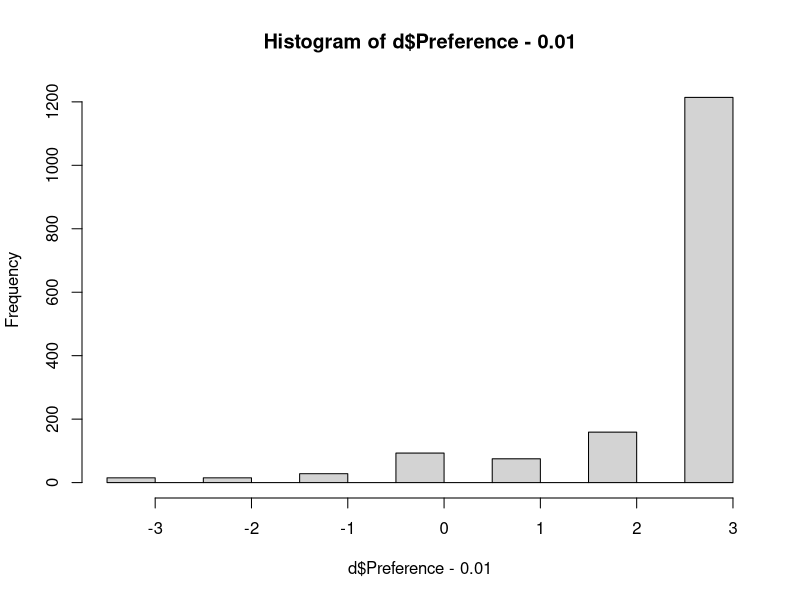

The R script that drew this image: (Note: this script raises an error after producing the figure.)
# Packages you might need
library(lme4)
library(lmerTest)
library(car)

#################################################################
# Dataset
#################################################################

# To see all of the text below, remember to use the "wrap lines" option in the Preferences.

# DATA
# "zoo540_images_2023.csv" contains the data relevant to landscape preference. Each respondent (n = 402) viewed & stated their preference for four images - one respondent (R_1EnpXMq6Eq1QHi8) skipped their first image, thus one row is missing (total rows 402 x 4 - 1 = 1607). 

# ResponseId is an identifier for each survey participant 
# Image_Set is the image set used in the survey (1, 2, or 3)
# Image is the image within the image set (1, 2, 3, or 4)
# Location identifies where the photo was taken. Each location has an RCP 4.5 & an RCP 8.5 edit
# Preference is the preference for one scene over the other (-3 to 3), with -3 indicating strong preference for projection and 3 indicating strong preference for current scene (2022)
# RCP is the climate scenario the edited image represents
# Scenic is whether the image contains additional scenic elements (e.g. mountain vista, geyser)

# MR1_Experience are factor scores relating to experiences (Exploratory factor analysis with varimax rotation).
# MR2_Access are factor scores relating to access
# MR3_Engagement are factor scores relating to engagement

# read raw data
d.raw <- read.csv(file="Zoo540_PS8_images_2023.csv", header=T)
summary(d.raw)

# two respondents skipped the section relevant for factor scores. these responses could be excluded. 
d <- d.raw[d.raw$ResponseId != "R_814YmULtWKDPVZL" & d.raw$ResponseId != "R_jzqdqU1bYiXy42w",]

# More or less useful transformations for 1) scenic column, and 2) creating preference groups
d$Scenic <- ifelse(d$Scenic == "N", 0, 1)
d$Preference.Simple <- ifelse(d$Preference < 0, "Future", 
                              ifelse(d$Preference > 0, "Present", "None"))

# convert to factors
d$ResponseId <- as.factor(d$ResponseId)
d$Image.Set <- as.factor(d$Image.Set)
d$Image <- as.factor(d$Image)
d$Location <- as.factor(d$Location)
d$RCP <- as.factor(d$RCP)
d$Scenic <- as.factor(d$Scenic)
d$Preference.Simple <- as.factor(d$Preference.Simple)

summary(d)
# Questions: 
# 1) Do RCP and Scenic Elements affect visitor preference for future landscapes? 
# 2) Do factor scores affect visitor preference? 

########################################################################
# visualizations
########################################################################
aggregate(ResponseId ~ Preference, data = d, FUN = length)
hist(d$Preference-.01)

MR1 <- log()

library(tidyverse)

#Just checking some visuals 
par(mfrow = c(1,1))
hist((d$MR1.Experience))
hist((d$MR2.Access))
hist((d$MR3.Engagement))

#hist(sqrt(d$MR1.Experience))
#hist(sqrt(d$MR2.Access))
#hist(sqrt(d$MR3.Engagement))

plot(d$MR1.Experience~d$Preference)
abline(lm(d$MR1.Experience~d$Preference))
plot(d$MR2.Access~d$Preference)
abline(lm(d$MR2.Access~d$Preference))
plot(d$MR3.Engagement~d$Preference)
abline(lm(d$MR3.Engagement~d$Preference))

#all lm seem to have similar slopes and intercepts 

ggplot(d, aes(x=Preference)) +
  geom_histogram() +
  facet_wrap(~RCP)

ggplot(d, aes(x=Preference)) +
  geom_histogram() +
  facet_wrap(~Scenic)

ggplot(d, aes(x=Preference)) +
  geom_histogram() +
  facet_grid(RCP~Scenic)

#So lots of folks said 3 no matter the RCP or whether there were scenic elements 
#Let's feed this all into a model and see what we can find 

#Starting off with a simple lm 

mod1 <- lm(Preference ~ RCP + Scenic, data=d)
summary(mod1)
mod2 <- lm(Preference ~ RCP + Scenic + MR1.Experience + MR2.Access + MR3.Engagement, data=d)
summary(mod2)

anova(mod1,mod2)

#So in the linear models, the M1-M3 variables are important for explaining preference 

#Because there's multiple data points for people, let's add a random effect for responseid
ggplot(d, aes(x=Preference.Simple)) +
  geom_histogram(stat="count")

#mod3 <- glmer(Preference.Simple ~ RCP + Scenic + MR1.Experience + MR2.Access + MR3.Engagement + (1|ResponseId), family=binomial, data=d)

#summary(mod3)

#NOT doing this, as preference.simple isn't binomial

#So here, we lose information going from the preference to binomial preference.simple
#BUT scenic comes out as significant? 

#Let's go with a lmer 
mod4 <- lmer(Preference ~ RCP + Scenic + MR1.Experience + MR2.Access + MR3.Engagement + (1|ResponseId), data=d)

summary(mod4)

#What about interactions? 

mod5 <- lmer(Preference ~ RCP + Scenic + MR1.Experience + MR2.Access + MR3.Engagement + RCP*Scenic  + (1|ResponseId), data=d)
summary(mod5)

anova(mod4,mod5)
anova(mod5)

#So there is an interaciton between RCP scenario and Scenic choices
#How does this work with 4.5 vs. 8.5? are we losing the 4.5?
#I think this model is "telling" us that in the "worse" climate scenario, scenic images are different 

mod6 <- lmer(Preference ~ RCP + Scenic + MR1.Experience + MR2.Access + MR3.Engagement + RCP*Scenic  + MR1.Experience*MR2.Access*MR3.Engagement +(1|ResponseId), data=d)
summary(mod6)

#Here's an overfit model that also has an interaction between MR1-MR3. It seems that the interaction between Access and Engagement may be significant
